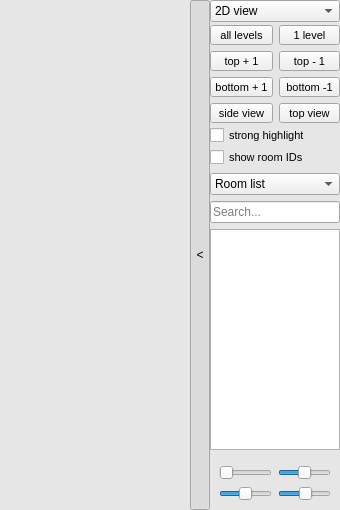
<?xml version="1.0" encoding="UTF-8"?>
<ui version="4.0">
 <class>mapper</class>
 <widget class="QWidget" name="mapper">
  <property name="geometry">
   <rect>
    <x>0</x>
    <y>0</y>
    <width>340</width>
    <height>510</height>
   </rect>
  </property>
  <property name="sizePolicy">
   <sizepolicy hsizetype="Preferred" vsizetype="Expanding">
    <horstretch>0</horstretch>
    <verstretch>0</verstretch>
   </sizepolicy>
  </property>
  <layout class="QGridLayout" name="gridLayout_3">
   <property name="margin">
    <number>0</number>
   </property>
   <property name="spacing">
    <number>0</number>
   </property>
   <item row="0" column="0">
    <widget class="QWidget" name="widget" native="true">
     <property name="sizePolicy">
      <sizepolicy hsizetype="Expanding" vsizetype="Expanding">
       <horstretch>0</horstretch>
       <verstretch>0</verstretch>
      </sizepolicy>
     </property>
     <property name="palette">
      <palette>
       <active>
        <colorrole role="Base">
         <brush brushstyle="SolidPattern">
          <color alpha="255">
           <red>255</red>
           <green>255</green>
           <blue>255</blue>
          </color>
         </brush>
        </colorrole>
        <colorrole role="Window">
         <brush brushstyle="SolidPattern">
          <color alpha="255">
           <red>230</red>
           <green>230</green>
           <blue>230</blue>
          </color>
         </brush>
        </colorrole>
       </active>
       <inactive>
        <colorrole role="Base">
         <brush brushstyle="SolidPattern">
          <color alpha="255">
           <red>255</red>
           <green>255</green>
           <blue>255</blue>
          </color>
         </brush>
        </colorrole>
        <colorrole role="Window">
         <brush brushstyle="SolidPattern">
          <color alpha="255">
           <red>230</red>
           <green>230</green>
           <blue>230</blue>
          </color>
         </brush>
        </colorrole>
       </inactive>
       <disabled>
        <colorrole role="Base">
         <brush brushstyle="SolidPattern">
          <color alpha="255">
           <red>230</red>
           <green>230</green>
           <blue>230</blue>
          </color>
         </brush>
        </colorrole>
        <colorrole role="Window">
         <brush brushstyle="SolidPattern">
          <color alpha="255">
           <red>230</red>
           <green>230</green>
           <blue>230</blue>
          </color>
         </brush>
        </colorrole>
       </disabled>
      </palette>
     </property>
     <property name="autoFillBackground">
      <bool>true</bool>
     </property>
     <layout class="QHBoxLayout" name="horizontalLayout">
      <property name="spacing">
       <number>0</number>
      </property>
      <property name="margin">
       <number>0</number>
      </property>
      <item>
       <widget class="GLWidget" name="glWidget" native="true">
        <property name="sizePolicy">
         <sizepolicy hsizetype="Expanding" vsizetype="Expanding">
          <horstretch>0</horstretch>
          <verstretch>0</verstretch>
         </sizepolicy>
        </property>
       </widget>
      </item>
      <item>
       <widget class="T2DMap" name="mp2dMap" native="true">
        <property name="sizePolicy">
         <sizepolicy hsizetype="Expanding" vsizetype="Expanding">
          <horstretch>0</horstretch>
          <verstretch>0</verstretch>
         </sizepolicy>
        </property>
       </widget>
      </item>
      <item>
       <widget class="QToolButton" name="togglePanel">
        <property name="sizePolicy">
         <sizepolicy hsizetype="Fixed" vsizetype="Expanding">
          <horstretch>0</horstretch>
          <verstretch>0</verstretch>
         </sizepolicy>
        </property>
        <property name="maximumSize">
         <size>
          <width>20</width>
          <height>16777215</height>
         </size>
        </property>
        <property name="text">
         <string>&lt;</string>
        </property>
        <property name="checkable">
         <bool>true</bool>
        </property>
        <property name="checked">
         <bool>true</bool>
        </property>
       </widget>
      </item>
      <item>
       <widget class="QWidget" name="panel" native="true">
        <property name="sizePolicy">
         <sizepolicy hsizetype="Fixed" vsizetype="Expanding">
          <horstretch>0</horstretch>
          <verstretch>0</verstretch>
         </sizepolicy>
        </property>
        <property name="maximumSize">
         <size>
          <width>130</width>
          <height>16777215</height>
         </size>
        </property>
        <property name="autoFillBackground">
         <bool>true</bool>
        </property>
        <layout class="QVBoxLayout" name="verticalLayout_2">
         <property name="margin">
          <number>0</number>
         </property>
         <item>
          <widget class="QWidget" name="topleft_buttons" native="true">
           <property name="sizePolicy">
            <sizepolicy hsizetype="Preferred" vsizetype="Preferred">
             <horstretch>0</horstretch>
             <verstretch>0</verstretch>
            </sizepolicy>
           </property>
           <layout class="QGridLayout" name="gridLayout_2">
            <property name="horizontalSpacing">
             <number>0</number>
            </property>
            <property name="verticalSpacing">
             <number>3</number>
            </property>
            <property name="margin">
             <number>0</number>
            </property>
            <item row="0" column="0">
             <widget class="QComboBox" name="view_2d_3d">
              <property name="focusPolicy">
               <enum>Qt::NoFocus</enum>
              </property>
              <item>
               <property name="text">
                <string>2D view</string>
               </property>
              </item>
              <item>
               <property name="text">
                <string>3D view</string>
               </property>
              </item>
             </widget>
            </item>
            <item row="2" column="0">
             <widget class="QCheckBox" name="strongHighlight">
              <property name="sizePolicy">
               <sizepolicy hsizetype="Expanding" vsizetype="Fixed">
                <horstretch>0</horstretch>
                <verstretch>0</verstretch>
               </sizepolicy>
              </property>
              <property name="font">
               <font>
                <pointsize>8</pointsize>
               </font>
              </property>
              <property name="focusPolicy">
               <enum>Qt::NoFocus</enum>
              </property>
              <property name="text">
               <string>strong highlight</string>
              </property>
             </widget>
            </item>
            <item row="3" column="0">
             <widget class="QCheckBox" name="showRoomIDs">
              <property name="sizePolicy">
               <sizepolicy hsizetype="Expanding" vsizetype="Fixed">
                <horstretch>0</horstretch>
                <verstretch>0</verstretch>
               </sizepolicy>
              </property>
              <property name="font">
               <font>
                <pointsize>8</pointsize>
               </font>
              </property>
              <property name="focusPolicy">
               <enum>Qt::NoFocus</enum>
              </property>
              <property name="text">
               <string>show room IDs</string>
              </property>
             </widget>
            </item>
            <item row="1" column="0">
             <widget class="QWidget" name="buttons_3d" native="true">
              <layout class="QGridLayout" name="gridLayout">
               <property name="margin">
                <number>0</number>
               </property>
               <item row="0" column="0">
                <widget class="QToolButton" name="ortho">
                 <property name="sizePolicy">
                  <sizepolicy hsizetype="Preferred" vsizetype="Preferred">
                   <horstretch>0</horstretch>
                   <verstretch>0</verstretch>
                  </sizepolicy>
                 </property>
                 <property name="font">
                  <font>
                   <pointsize>8</pointsize>
                  </font>
                 </property>
                 <property name="text">
                  <string>all levels</string>
                 </property>
                </widget>
               </item>
               <item row="0" column="1">
                <widget class="QToolButton" name="singleLevel">
                 <property name="sizePolicy">
                  <sizepolicy hsizetype="Preferred" vsizetype="Preferred">
                   <horstretch>0</horstretch>
                   <verstretch>0</verstretch>
                  </sizepolicy>
                 </property>
                 <property name="font">
                  <font>
                   <pointsize>8</pointsize>
                  </font>
                 </property>
                 <property name="text">
                  <string>1 level</string>
                 </property>
                </widget>
               </item>
               <item row="1" column="0">
                <widget class="QToolButton" name="increaseTop">
                 <property name="sizePolicy">
                  <sizepolicy hsizetype="Preferred" vsizetype="Preferred">
                   <horstretch>0</horstretch>
                   <verstretch>0</verstretch>
                  </sizepolicy>
                 </property>
                 <property name="font">
                  <font>
                   <pointsize>8</pointsize>
                  </font>
                 </property>
                 <property name="text">
                  <string>top + 1</string>
                 </property>
                </widget>
               </item>
               <item row="1" column="1">
                <widget class="QToolButton" name="reduceTop">
                 <property name="sizePolicy">
                  <sizepolicy hsizetype="Preferred" vsizetype="Preferred">
                   <horstretch>0</horstretch>
                   <verstretch>0</verstretch>
                  </sizepolicy>
                 </property>
                 <property name="font">
                  <font>
                   <pointsize>8</pointsize>
                  </font>
                 </property>
                 <property name="text">
                  <string>top - 1</string>
                 </property>
                </widget>
               </item>
               <item row="2" column="0">
                <widget class="QToolButton" name="increaseBottom">
                 <property name="sizePolicy">
                  <sizepolicy hsizetype="Preferred" vsizetype="Preferred">
                   <horstretch>0</horstretch>
                   <verstretch>0</verstretch>
                  </sizepolicy>
                 </property>
                 <property name="font">
                  <font>
                   <pointsize>8</pointsize>
                  </font>
                 </property>
                 <property name="text">
                  <string>bottom + 1</string>
                 </property>
                </widget>
               </item>
               <item row="2" column="1">
                <widget class="QToolButton" name="reduceBottom">
                 <property name="sizePolicy">
                  <sizepolicy hsizetype="Preferred" vsizetype="Preferred">
                   <horstretch>0</horstretch>
                   <verstretch>0</verstretch>
                  </sizepolicy>
                 </property>
                 <property name="font">
                  <font>
                   <pointsize>8</pointsize>
                  </font>
                 </property>
                 <property name="text">
                  <string>bottom -1</string>
                 </property>
                </widget>
               </item>
               <item row="3" column="0">
                <widget class="QToolButton" name="sideView">
                 <property name="sizePolicy">
                  <sizepolicy hsizetype="Preferred" vsizetype="Preferred">
                   <horstretch>0</horstretch>
                   <verstretch>0</verstretch>
                  </sizepolicy>
                 </property>
                 <property name="font">
                  <font>
                   <pointsize>8</pointsize>
                  </font>
                 </property>
                 <property name="text">
                  <string>side view</string>
                 </property>
                </widget>
               </item>
               <item row="3" column="1">
                <widget class="QToolButton" name="topView">
                 <property name="sizePolicy">
                  <sizepolicy hsizetype="Preferred" vsizetype="Preferred">
                   <horstretch>0</horstretch>
                   <verstretch>0</verstretch>
                  </sizepolicy>
                 </property>
                 <property name="font">
                  <font>
                   <pointsize>8</pointsize>
                  </font>
                 </property>
                 <property name="text">
                  <string>top view</string>
                 </property>
                </widget>
               </item>
              </layout>
             </widget>
            </item>
           </layout>
          </widget>
         </item>
         <item>
          <widget class="QWidget" name="entry_and_list" native="true">
           <property name="sizePolicy">
            <sizepolicy hsizetype="Preferred" vsizetype="Expanding">
             <horstretch>0</horstretch>
             <verstretch>0</verstretch>
            </sizepolicy>
           </property>
           <layout class="QVBoxLayout" name="verticalLayout">
            <property name="margin">
             <number>0</number>
            </property>
            <item>
             <widget class="QComboBox" name="comboBox">
              <property name="focusPolicy">
               <enum>Qt::NoFocus</enum>
              </property>
              <item>
               <property name="text">
                <string>Room list</string>
               </property>
              </item>
              <item>
               <property name="text">
                <string>Area list</string>
               </property>
              </item>
              <item>
               <property name="text">
                <string>Locked rooms list</string>
               </property>
              </item>
             </widget>
            </item>
            <item>
             <widget class="FilterLineEdit" name="roomID">
              <property name="toolTip">
               <string>Enter the room ID you'd like to go to, or search for a room name</string>
              </property>
              <property name="placeholderText">
               <string>Search...</string>
              </property>
             </widget>
            </item>
            <item>
             <widget class="QListWidget" name="searchList">
              <property name="autoScrollMargin">
               <number>2</number>
              </property>
              <property name="showDropIndicator" stdset="0">
               <bool>false</bool>
              </property>
              <property name="resizeMode">
               <enum>QListView::Adjust</enum>
              </property>
              <property name="batchSize">
               <number>10</number>
              </property>
             </widget>
            </item>
           </layout>
          </widget>
         </item>
         <item>
          <widget class="QWidget" name="slider_controls" native="true">
           <property name="sizePolicy">
            <sizepolicy hsizetype="Preferred" vsizetype="Preferred">
             <horstretch>0</horstretch>
             <verstretch>0</verstretch>
            </sizepolicy>
           </property>
           <layout class="QHBoxLayout" name="horizontalLayout_2">
            <property name="spacing">
             <number>0</number>
            </property>
            <property name="margin">
             <number>0</number>
            </property>
            <item>
             <widget class="QWidget" name="widget_7" native="true">
              <property name="sizePolicy">
               <sizepolicy hsizetype="Preferred" vsizetype="Fixed">
                <horstretch>0</horstretch>
                <verstretch>0</verstretch>
               </sizepolicy>
              </property>
              <layout class="QGridLayout" name="gridLayout_4">
               <item row="0" column="0">
                <widget class="QSlider" name="scale">
                 <property name="maximumSize">
                  <size>
                   <width>16777215</width>
                   <height>25</height>
                  </size>
                 </property>
                 <property name="toolTip">
                  <string>Zooms the map in and out</string>
                 </property>
                 <property name="minimum">
                  <number>0</number>
                 </property>
                 <property name="maximum">
                  <number>1000</number>
                 </property>
                 <property name="pageStep">
                  <number>1</number>
                 </property>
                 <property name="value">
                  <number>1</number>
                 </property>
                 <property name="orientation">
                  <enum>Qt::Horizontal</enum>
                 </property>
                </widget>
               </item>
               <item row="0" column="1">
                <widget class="QSlider" name="xRot">
                 <property name="maximumSize">
                  <size>
                   <width>16777215</width>
                   <height>25</height>
                  </size>
                 </property>
                 <property name="toolTip">
                  <string>Controls the x axis of the map</string>
                 </property>
                 <property name="minimum">
                  <number>-100</number>
                 </property>
                 <property name="maximum">
                  <number>100</number>
                 </property>
                 <property name="pageStep">
                  <number>1</number>
                 </property>
                 <property name="value">
                  <number>1</number>
                 </property>
                 <property name="orientation">
                  <enum>Qt::Horizontal</enum>
                 </property>
                </widget>
               </item>
               <item row="2" column="0">
                <widget class="QSlider" name="yRot">
                 <property name="maximumSize">
                  <size>
                   <width>16777215</width>
                   <height>25</height>
                  </size>
                 </property>
                 <property name="toolTip">
                  <string>Controls the y axis of the map</string>
                 </property>
                 <property name="minimum">
                  <number>-360</number>
                 </property>
                 <property name="maximum">
                  <number>360</number>
                 </property>
                 <property name="pageStep">
                  <number>1</number>
                 </property>
                 <property name="value">
                  <number>5</number>
                 </property>
                 <property name="orientation">
                  <enum>Qt::Horizontal</enum>
                 </property>
                </widget>
               </item>
               <item row="2" column="1">
                <widget class="QSlider" name="zRot">
                 <property name="maximumSize">
                  <size>
                   <width>16777215</width>
                   <height>25</height>
                  </size>
                 </property>
                 <property name="toolTip">
                  <string>Controls the z axis of the map</string>
                 </property>
                 <property name="minimum">
                  <number>-360</number>
                 </property>
                 <property name="maximum">
                  <number>360</number>
                 </property>
                 <property name="pageStep">
                  <number>1</number>
                 </property>
                 <property name="value">
                  <number>10</number>
                 </property>
                 <property name="orientation">
                  <enum>Qt::Horizontal</enum>
                 </property>
                </widget>
               </item>
              </layout>
             </widget>
            </item>
           </layout>
          </widget>
         </item>
        </layout>
       </widget>
      </item>
     </layout>
    </widget>
   </item>
  </layout>
 </widget>
 <customwidgets>
  <customwidget>
   <class>GLWidget</class>
   <extends>QWidget</extends>
   <header>glwidget.h</header>
   <container>1</container>
  </customwidget>
  <customwidget>
   <class>T2DMap</class>
   <extends>QWidget</extends>
   <header location="global">T2DMap.h</header>
   <container>1</container>
  </customwidget>
  <customwidget>
   <class>FilterLineEdit</class>
   <extends>QLineEdit</extends>
   <header location="global">filterlineedit.h</header>
  </customwidget>
 </customwidgets>
 <resources/>
 <connections/>
</ui>
